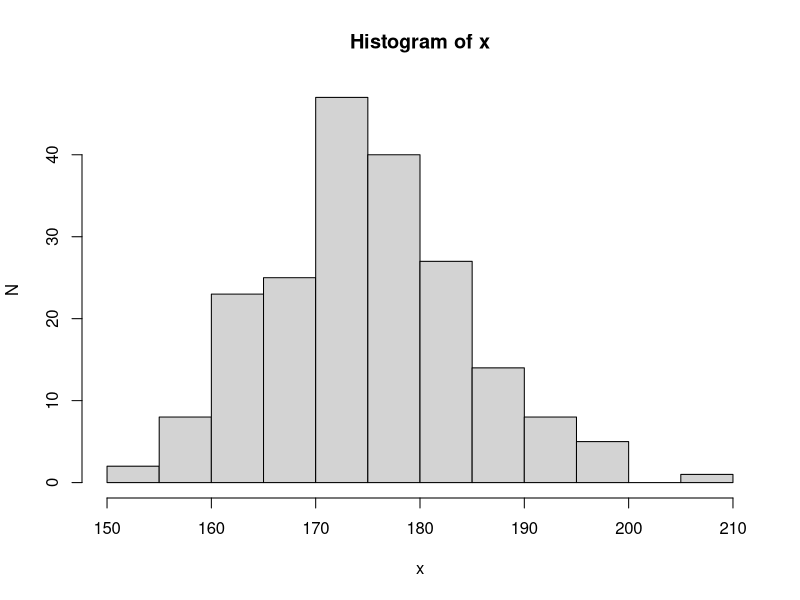
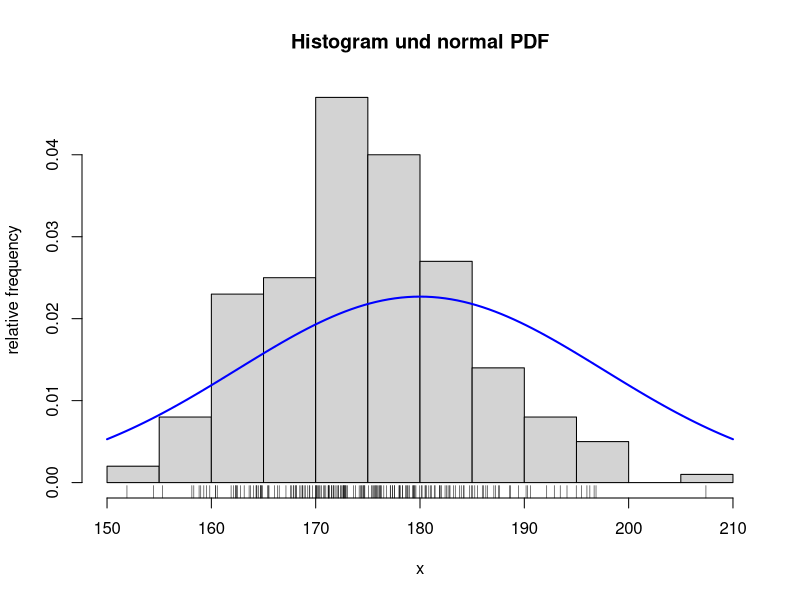
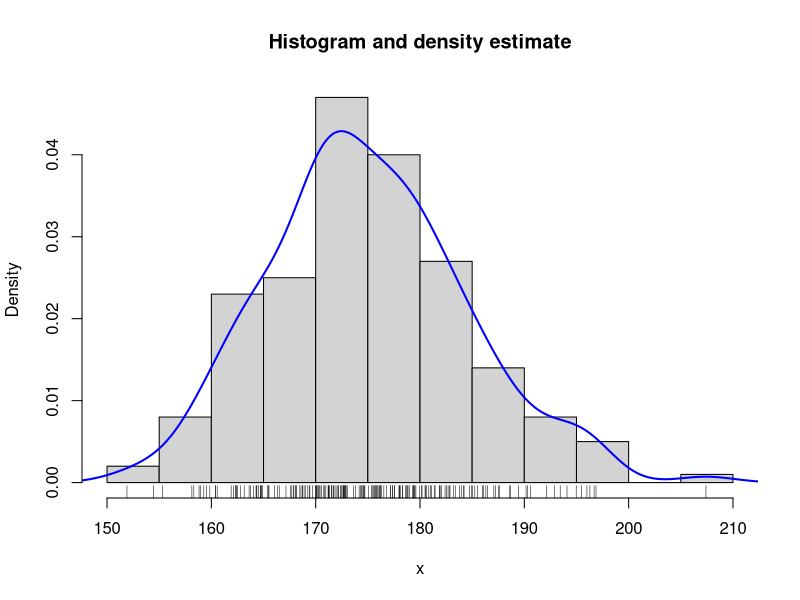
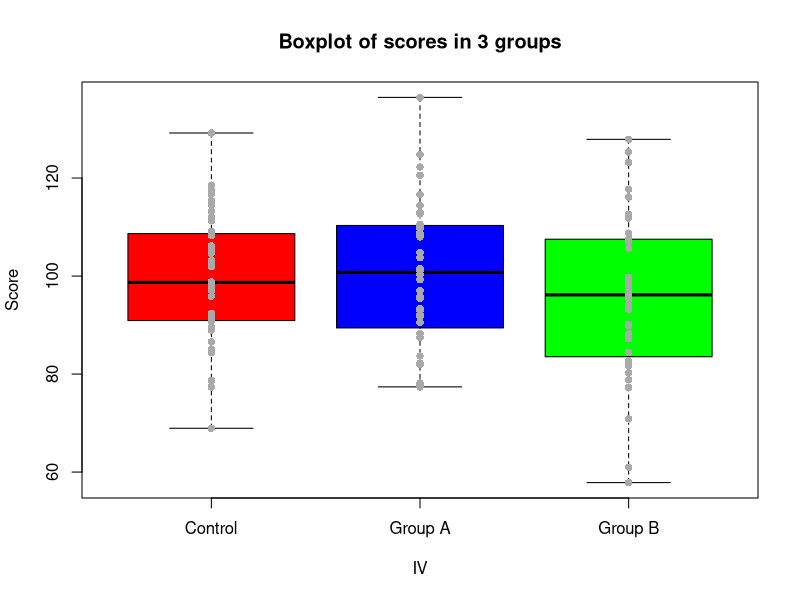
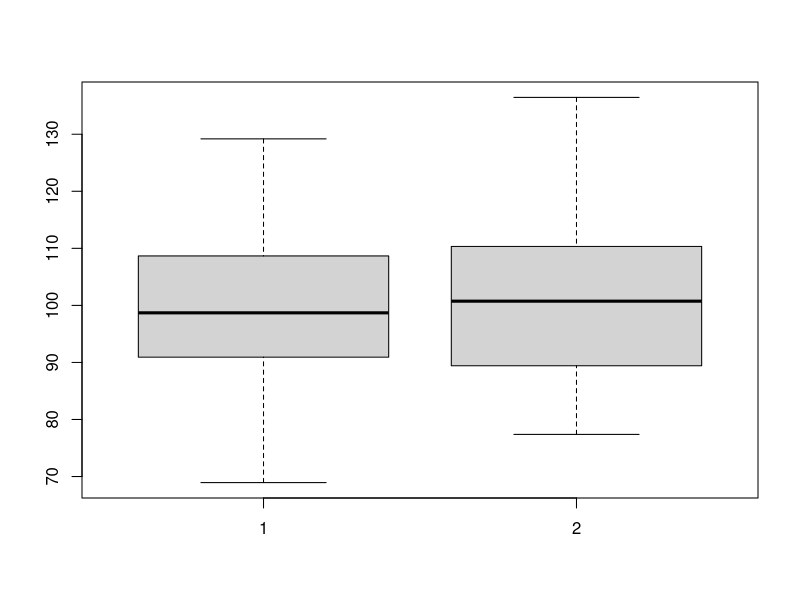
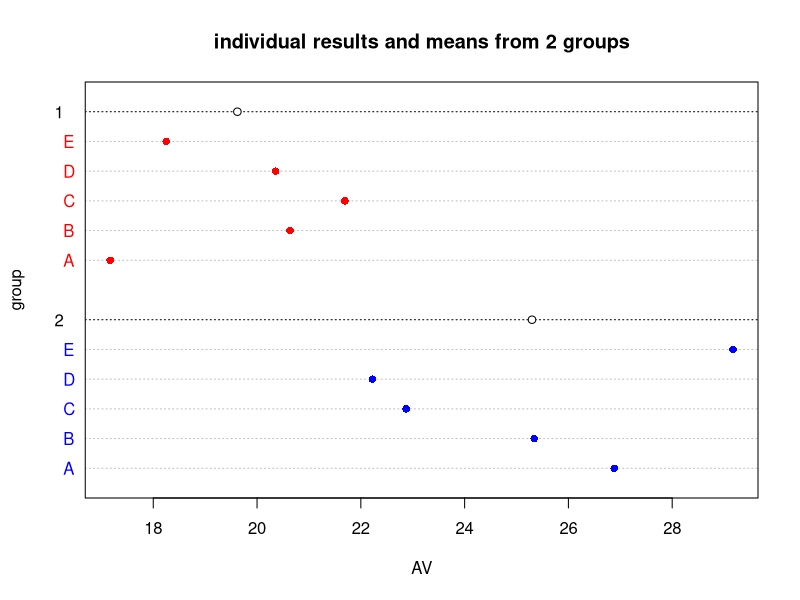
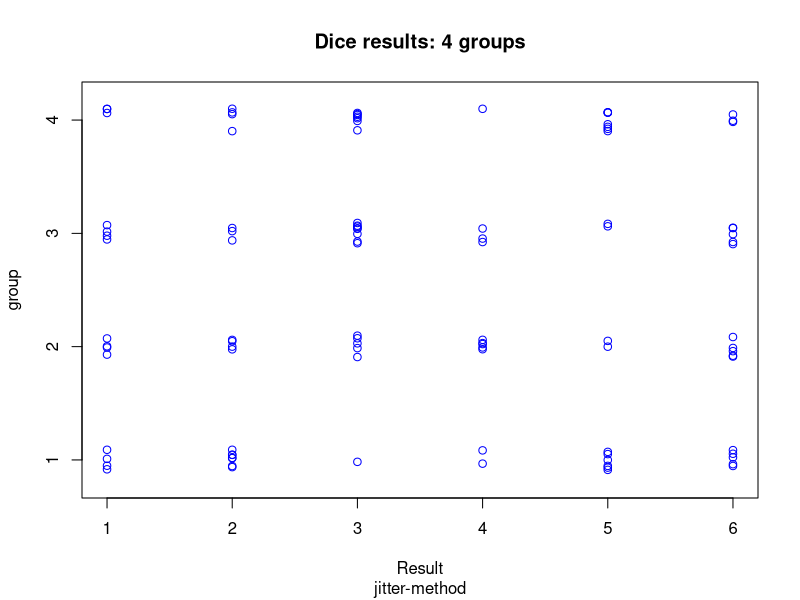
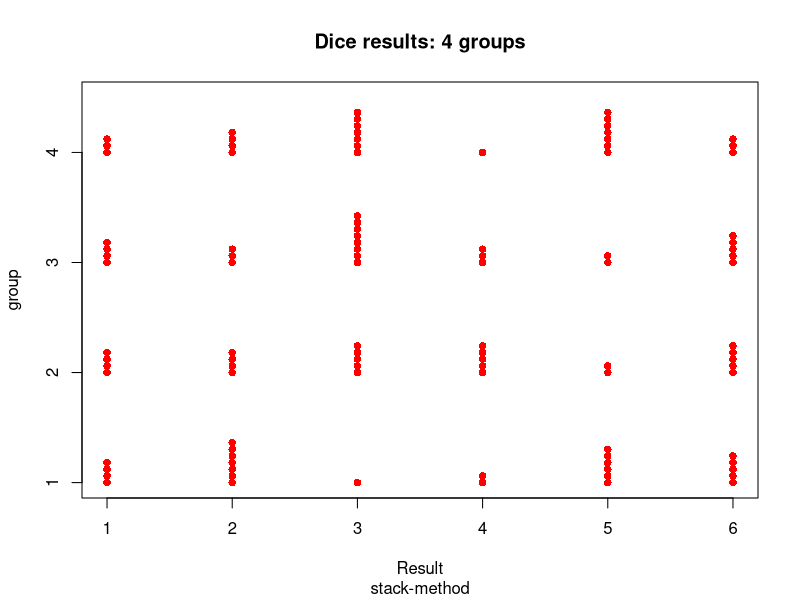

These figures' R source, in order:
## ------------------------------------------------------------------------
wants <- c("car", "hexbin")
has   <- wants %in% rownames(installed.packages())
if(any(!has)) install.packages(wants[!has])

## ----rerDiagDistributions01----------------------------------------------
set.seed(123)
x <- rnorm(200, 175, 10)
hist(x, xlab="x", ylab="N", breaks="FD")

## ----rerDiagDistributions02----------------------------------------------
hist(x, freq=FALSE, xlab="x", ylab="relative frequency",
     breaks="FD", main="Histogram und normal PDF")
rug(jitter(x))
curve(dnorm(x, mean(x), sd(x)), lwd=2, col="blue", add=TRUE)

## ----rerDiagDistributions03----------------------------------------------
hist(x, freq=FALSE, xlab="x", breaks="FD",
     main="Histogram and density estimate")
lines(density(x), lwd=2, col="blue")
rug(jitter(x))

## ------------------------------------------------------------------------
y <- rnorm(100, mean=175, sd=7)
stem(y)

## ------------------------------------------------------------------------
Nj <- 40
P  <- 3
DV <- rnorm(P*Nj, mean=100, sd=15)
IV <- gl(P, Nj, labels=c("Control", "Group A", "Group B"))

## ----rerDiagDistributions04----------------------------------------------
boxplot(DV ~ IV, ylab="Score", col=c("red", "blue", "green"),
        main="Boxplot of scores in 3 groups")
stripchart(DV ~ IV, pch=16, col="darkgray", vert=TRUE, add=TRUE)

## ----rerDiagDistributions05----------------------------------------------
xC <- DV[IV == "Control"]
xA <- DV[IV == "Group A"]
boxplot(xC, xA)

## ------------------------------------------------------------------------
Nj  <- 5
DV1 <- rnorm(Nj, 20, 2)
DV2 <- rnorm(Nj, 25, 2)
DV  <- c(DV1, DV2)
IV  <- gl(2, Nj)
Mj  <- tapply(DV, IV, FUN=mean)

## ----rerDiagDistributions06----------------------------------------------
dotchart(DV, gdata=Mj, pch=16, color=rep(c("red", "blue"), each=Nj),
         gcolor="black", labels=rep(LETTERS[1:Nj], 2), groups=IV,
		 xlab="AV", ylab="group",
         main="individual results and means from 2 groups")

## ------------------------------------------------------------------------
Nj   <- 25
P    <- 4
dice <- sample(1:6, P*Nj, replace=TRUE)
IV   <- gl(P, Nj)

## ----rerDiagDistributions07----------------------------------------------
stripchart(dice ~ IV, xlab="Result", ylab="group", pch=1, col="blue",
           main="Dice results: 4 groups", sub="jitter-method", method="jitter")
stripchart(dice ~ IV, xlab="Result", ylab="group", pch=16, col="red",
           main="Dice results: 4 groups", sub="stack-method", method="stack")

## ----rerDiagDistributions08----------------------------------------------
DV1 <- rnorm(200)
DV2 <- rf(200, df1=3, df2=15)
qqplot(DV1, DV2, xlab="quantile N(0, 1)", ylab="quantile F(3, 15)",
       main="Comparison of quantiles from N(0, 1) and F(3, 15)")

## ----rerDiagDistributions09----------------------------------------------
height <- rnorm(100, mean=175, sd=7)
qqnorm(height)
qqline(height, col="red", lwd=2)

## ----rerDiagDistributions10----------------------------------------------
vec <- round(rnorm(10), 1)
Fn  <- ecdf(vec)
plot(Fn, main="Empirical cumulative distribution function")
curve(pnorm, add=TRUE, col="gray", lwd=2)

## ------------------------------------------------------------------------
N  <- 200
P  <- 2
x  <- rnorm(N, 100, 15)
y  <- 0.5*x + rnorm(N, 0, 10)
IV <- gl(P, N/P, labels=LETTERS[1:P])

## ----rerDiagDistributions11----------------------------------------------
plot(x, y, pch=c(4, 16)[unclass(IV)], lwd=2,
     col=c("black", "blue")[unclass(IV)],
     main="Joint distribution per group")
legend(x="topleft", legend=c("group A", "group B"),
       pch=c(4, 16), col=c("black", "blue"))

## ----rerDiagDistributions12----------------------------------------------
library(car)
dataEllipse(x, y, xlab="x", ylab="y", asp=1, levels=0.5, lwd=2, center.pch=16,
            col="blue", main="Joint distribution of two variables")
legend(x="bottomright", legend=c("Data", "centroid", "distribution ellipse"),
       pch=c(1, 16, NA), lty=c(NA, NA, 1), col=c("black", "blue", "blue"))

## ----rerDiagDistributions13----------------------------------------------
N  <- 5000
xx <- rnorm(N, 100, 15)
yy <- 0.4*xx + rnorm(N, 0, 10)
plot(xx, yy, pch=16, col=rgb(0, 0, 1, 0.3))

## ----rerDiagDistributions14----------------------------------------------
smoothScatter(xx, yy, bandwidth=4)

## ----rerDiagDistributions15----------------------------------------------
library(hexbin)
res <- hexbin(xx, yy, xbins=20)
plot(res)
summary(res)

## ------------------------------------------------------------------------
try(detach(package:car))
try(detach(package:hexbin))

